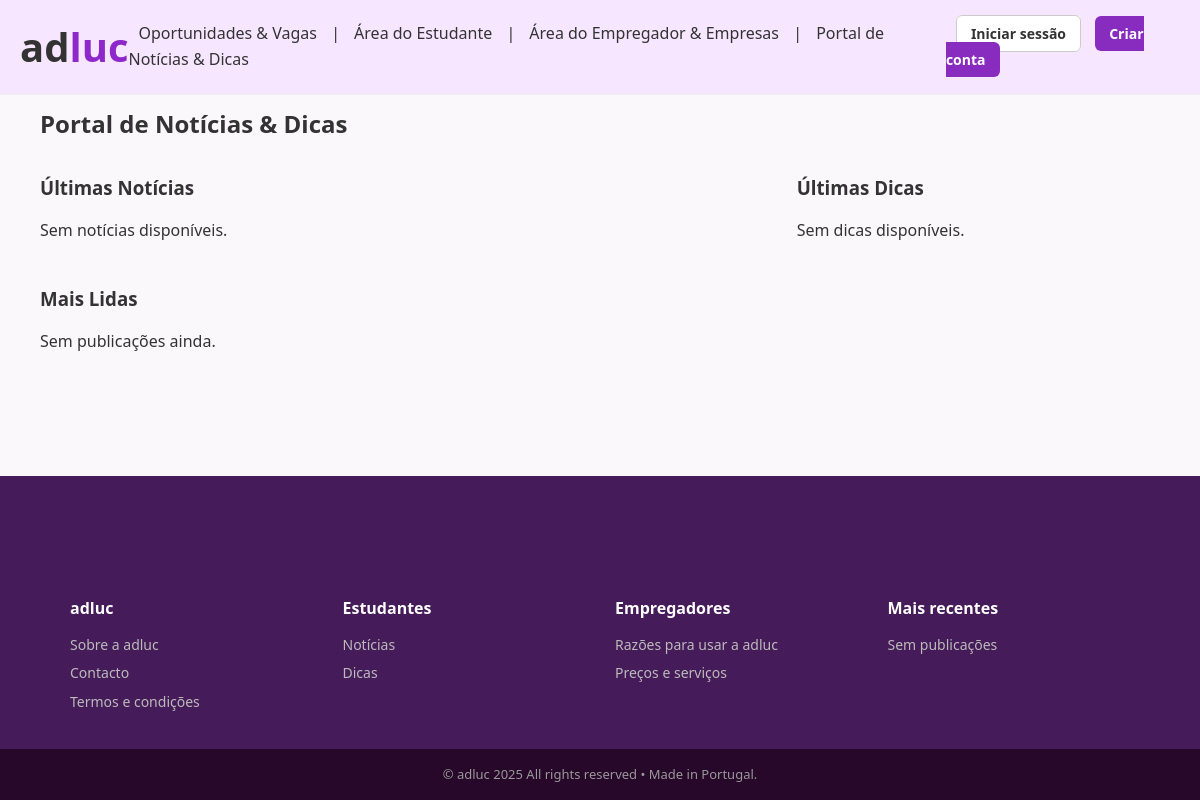
/conteudos, run on an earlier commit of the app's database.
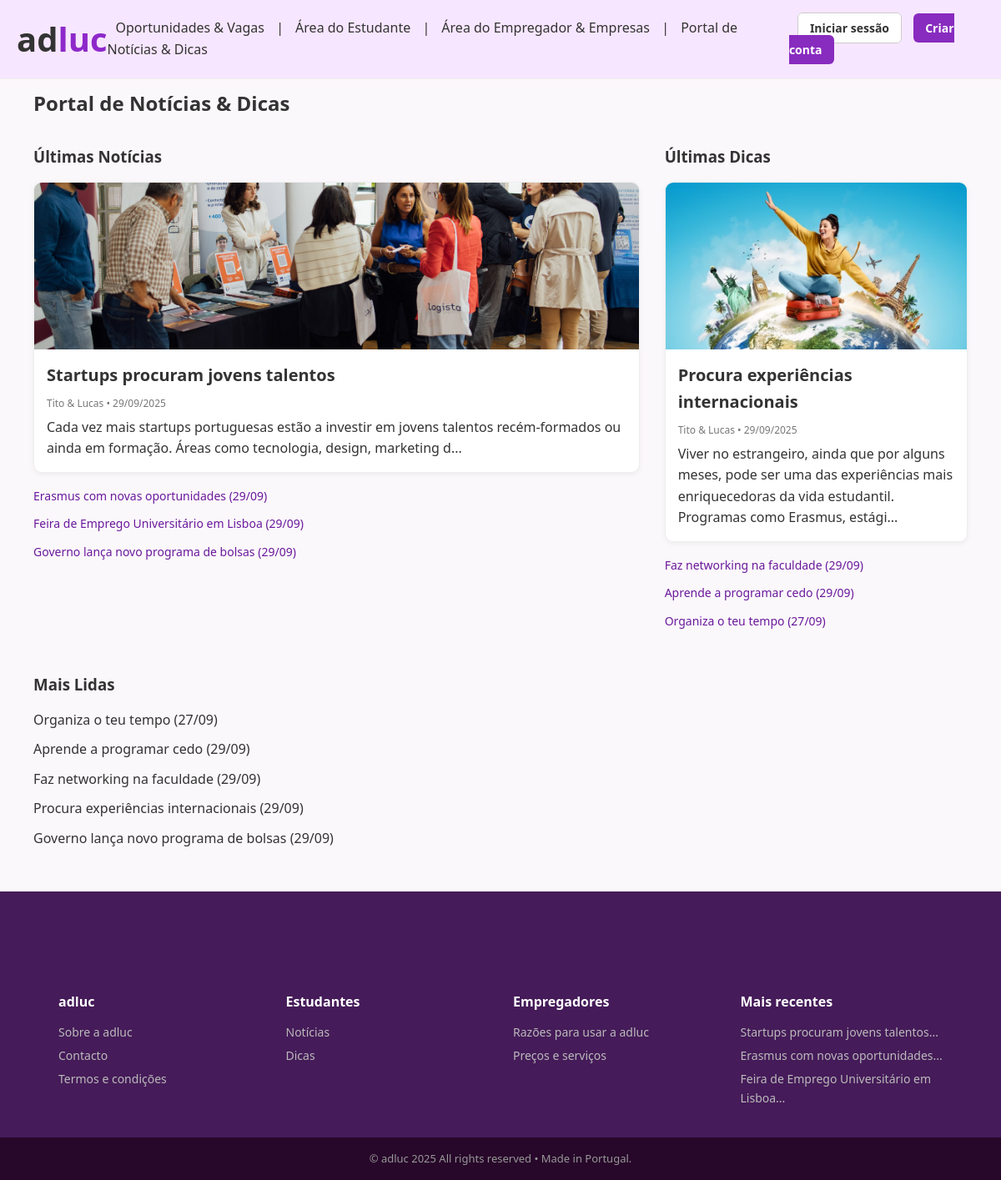
And on a later commit of the database.
### modelos/modelos.py (models this page shows, shortened)
class Publicacao(db.Model):
    __tablename__ = "publicacoes"
    id = db.Column(db.Integer, primary_key=True)
    titulo = db.Column(db.String(200), nullable=False)
    autor_id = db.Column(db.Integer, db.ForeignKey("utilizadores.id"), nullable=False)
    data_hora = db.Column(db.DateTime, default=datetime.utcnow)
    foto = db.Column(db.String(200), nullable=True)
    conteudo = db.Column(db.Text, nullable=False)
    tipo = db.Column(db.String(20), default="noticia")

class Utilizador(db.Model):
    __tablename__ = "utilizadores"
    id = db.Column(db.Integer, primary_key=True)
    nome = db.Column(db.String(100), nullable=False)
    email = db.Column(db.String(100), unique=True, nullable=False)
    senha_hash = db.Column(db.String(200), nullable=False)
    tipo = db.Column(db.String(20), nullable=False)  # estudante, empresa, admin
    cv_principal = db.Column(db.String(200), nullable=True)
    nif = db.Column(db.String(20), nullable=True)
    nome_empresa = db.Column(db.String(200), nullable=True)
    codigo_postal = db.Column(db.String(20), nullable=True)
    distrito = db.Column(db.String(100), nullable=True)
    telefone = db.Column(db.String(50), nullable=True)
    logo_empresa = db.Column(db.String(200), nullable=True)
    candidaturas = db.relationship("Candidatura", backref="estudante",
                                   cascade="all, delete-orphan", lazy=True)
    favoritos = db.relationship("Favorito", backref="estudante",
                                cascade="all, delete-orphan", lazy=True)
    vagas = db.relationship("Vaga", backref="empresa",
                            cascade="all, delete-orphan", lazy=True)
    publicacoes = db.relationship("Publicacao", backref="autor",
                                  cascade="all, delete-orphan", lazy=True)
    comentarios = db.relationship("Comentario", backref="autor",
                                  cascade="all, delete-orphan", lazy=True)

### app.py (the view)
@app.route("/conteudos", endpoint="pagina_conteudos")
def pagina_conteudos():
    noticias = Publicacao.query.filter_by(tipo="noticia").order_by(Publicacao.data_hora.desc()).limit(5).all()
    dicas = Publicacao.query.filter_by(tipo="dica").order_by(Publicacao.data_hora.desc()).limit(5).all()
    mais_lidas = Publicacao.query.order_by(Publicacao.data_hora.asc()).limit(5).all()  # aqui poderíamos adicionar lógica de contagem de visualizações depois
    return render_template("pagina_conteudos.html", noticias=noticias, dicas=dicas, mais_lidas=mais_lidas)

### app.py (called while the page is built)
@app.context_processor
def inject_publicacoes_recentes():
    from modelos.modelos import Publicacao
    recentes = Publicacao.query.order_by(Publicacao.data_hora.desc()).limit(3).all()
    return dict(publicacoes_recentes=recentes)

### templates/pagina_conteudos.html
{% extends "base.html" %}
{% block conteudo %}
<h2>Portal de Notícias & Dicas</h2>
<div class="conteudos-grid">
  <section>
    <h3>Últimas Notícias</h3>
    {% if noticias %}
      <a href="{{ url_for('detalhe_publicacao', pub_id=noticias[0].id) }}" class="news-featured">
        {% if noticias[0].foto %}
          <img src="{{ url_for('download_cv', filename=noticias[0].foto) }}" alt="{{ noticias[0].titulo }}">
        {% endif %}
        <div>
          <h2>{{ noticias[0].titulo }}</h2>
          <p class="meta">{{ noticias[0].autor.nome }} • {{ noticias[0].data_hora.strftime("%d/%m/%Y") }}</p>
          <p>{{ noticias[0].conteudo[:150] }}...</p>
        </div>
      </a>
      <ul class="news-list">
        {% for pub in noticias[1:] %}
          <li>
            <a href="{{ url_for('detalhe_publicacao', pub_id=pub.id) }}">
              {{ pub.titulo }} <span class="meta">({{ pub.data_hora.strftime("%d/%m") }})</span>
            </a>
          </li>
        {% endfor %}
      </ul>
    {% else %}
      <p>Sem notícias disponíveis.</p>
    {% endif %}
  </section>
  <section>
    <h3>Últimas Dicas</h3>
    {% if dicas %}
      <a href="{{ url_for('detalhe_publicacao', pub_id=dicas[0].id) }}" class="news-featured">
        {% if dicas[0].foto %}
          <img src="{{ url_for('download_cv', filename=dicas[0].foto) }}" alt="{{ dicas[0].titulo }}">
        {% endif %}
        <div>
          <h2>{{ dicas[0].titulo }}</h2>
          <p class="meta">{{ dicas[0].autor.nome }} • {{ dicas[0].data_hora.strftime("%d/%m/%Y") }}</p>
          <p>{{ dicas[0].conteudo[:150] }}...</p>
        </div>
      </a>
      <ul class="news-list">
        {% for pub in dicas[1:] %}
          <li>
            <a href="{{ url_for('detalhe_publicacao', pub_id=pub.id) }}">
              {{ pub.titulo }} <span class="meta">({{ pub.data_hora.strftime("%d/%m") }})</span>
            </a>
          </li>
        {% endfor %}
      </ul>
    {% else %}
      <p>Sem dicas disponíveis.</p>
    {% endif %}
  </section>
</div>
<section class="mais-lidas">
  <h3>Mais Lidas</h3>
  <ul>
    {% for pub in mais_lidas %}
      <li>
        <a href="{{ url_for('detalhe_publicacao', pub_id=pub.id) }}">
          {{ pub.titulo }} <span class="meta">({{ pub.data_hora.strftime("%d/%m") }})</span>
        </a>
      </li>
    {% else %}
      <p>Sem publicações ainda.</p>
    {% endfor %}
  </ul>
</section>
{% endblock %}

### templates/base.html (shortened to what this page needs)
<!DOCTYPE html>
<html lang="pt">
<head>
  <link rel="stylesheet" href="{{ url_for('static', filename='css/style.css') }}">
</head>
<body class="light">
<header class="site-header">
  <div class="logo">
      <a href="{{ url_for('pagina_inicial') }}" style="text-decoration: none; color:inherit;">
        <span class="logo-ad">ad</span><span class="logo-luc">luc</span>
      </a>
  </div>
<nav class="nav-links" id="nav-menu">
    <a href="{{ url_for('pagina_vagas') }}">Oportunidades & Vagas</a>
    <span> | </span>
    <a href="{{ url_for('pagina_estudante') if session.get('tipo') == 'estudante' else '#' }}">Área do Estudante</a>
    <span> | </span>
    <a href="{{ url_for('pagina_empresa') if session.get('tipo') == 'empresa' else '#' }}">Área do Empregador & Empresas</a>
     <span> | </span>
    <a href="{{ url_for('pagina_conteudos') }}">Portal de Notícias & Dicas</a>
</nav>
  <div class="nav-buttons">
    {% if session.get('utilizador_id') %}
      <span class="user-info">Olá, {{ session.get('nome') }} ({{ session.get('tipo') }})</span>
      <a href="{{ url_for('logout') }}" class="btn btn-outline">Logout</a>
    {% else %}
      <a href="{{ url_for('login') }}" class="btn btn-outline">Iniciar sessão</a>
      <a href="{{ url_for('registo') }}" class="btn btn-azul">Criar conta</a>
    {% endif %}
  </div>
</header>
<main>
  {% block conteudo %}{% endblock %}
</main>
<footer class="site-footer">
  <div class="footer-columns">
    <div class="footer-col">
      <h3 class="footer-logo">adluc</h3>
      <a href="{{ url_for('pagina_sobre') }}">Sobre a adluc</a>
      <a href="{{ url_for('pagina_contactos') }}">Contacto</a>
      <a href="{{ url_for('pagina_termos') }}">Termos e condições</a>
    </div>
    <div class="footer-col">
      <h3>Estudantes</h3>
      <a href="{{ url_for('pagina_noticias') }}">Notícias</a>
      <a href="{{ url_for('pagina_dicas') }}">Dicas</a>
    </div>
    <div class="footer-col">
      <h3>Empregadores</h3>
      <a href="{{ url_for('pagina_razoes') }}">Razões para usar a adluc</a>
      <a href="{{ url_for('pagina_precos') }}">Preços e serviços</a>
    </div>
    <div class="footer-col">
      <h3>Mais recentes</h3>
      {% for pub in publicacoes_recentes %}
        <a href="{{ url_for('detalhe_publicacao', pub_id=pub.id) }}">
          {{ pub.titulo[:40] }}...
        </a>
      {% else %}
        <p style="color:#bbb;font-size:14px;">Sem publicações</p>
      {% endfor %}
    </div>
  </div>
  <div class="footer-bottom">
    © adluc 2025 All rights reserved • Made in Portugal.
  </div>
</footer>
</body>
</html>

What changed in the data, as far as the page shows it:
added Publicacao: foto (picture), titulo "Startups procuram jovens talentos", data_hora "29/09/2025", conteudo "Cada vez mais startups portuguesas estão a investir em jovens talentos recém-formados ou ainda em formação. Áreas como tecnologia, design, marketing d", shown under "Mais recentes"
now on this page (row edited): Utilizador: nome "Tito & Lucas"
added Publicacao: titulo "Erasmus com novas oportunidades", data_hora "29/09"
added Publicacao: titulo "Feira de Emprego Universitário em Lisboa", data_hora "29/09"
added Publicacao: titulo "Governo lança novo programa de bolsas", data_hora "29/09"
added Publicacao: foto (picture), titulo "Procura experiências internacionais", data_hora "29/09/2025", conteudo "Viver no estrangeiro, ainda que por alguns meses, pode ser uma das experiências mais enriquecedoras da vida estudantil. Programas como Erasmus, estági", data_hora "29/09", shown under "Mais Lidas"
added Publicacao: titulo "Faz networking na faculdade", data_hora "29/09"
added Publicacao: titulo "Aprende a programar cedo", data_hora "29/09"
added Publicacao: titulo "Organiza o teu tempo", data_hora "27/09"
Also different on the page:
text no longer shown: "Sem notícias disponíveis. Sem dicas disponíveis. Sem publicações ainda. Sem publicações"
